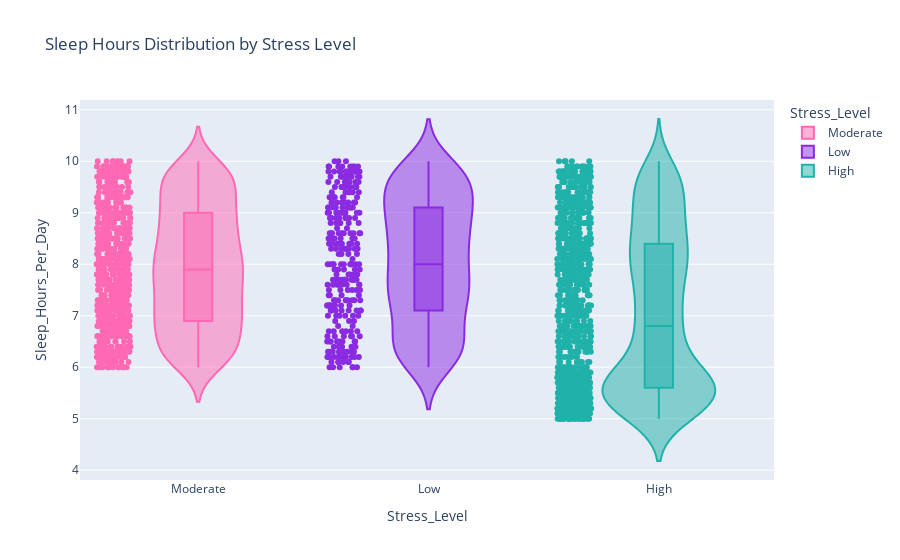

The notebook cell saved with this chart:
### Code cell
#Violin Plot
import plotly.express as px

# Define a color map for each Stress_Level category
color_map = {
    'Low': '#8A2BE2',        # Blue Violet
    'Moderate': '#FF69B4',   # Hot Pink
    'High': '#20B2AA'        # Light Sea Green
}

fig = px.violin(
    df,
    x='Stress_Level',
    y='Sleep_Hours_Per_Day',
    box=True,
    points='all',
    color='Stress_Level',
    color_discrete_map=color_map,
    title='Sleep Hours Distribution by Stress Level'
)

fig.show()

### Figure 1 — Plotly figure (JSON) as saved in the notebook; plotly's stock layout.template omitted (floating-point values rounded to 4 significant figures; data arrays with more than 128 entries replaced by an {"elided": "..."} marker saying what was removed)
{"data": [{"alignmentgroup": "True", "box": {"visible": true}, "hovertemplate": "Stress_Level=%{x}<br>Sleep_Hours_Per_Day=%{y}<extra></extra>", "legendgroup": "Moderate", "marker": {"color": "#FF69B4"}, "name": "Moderate", "offsetgroup": "Moderate", "orientation": "v", "points": "all", "scalegroup": "True", "showlegend": true, "type": "violin", "x": {"elided": "674 str values"}, "x0": " ", "xaxis": "x", "y": {"elided": "674 float values"}, "y0": " ", "yaxis": "y"}, {"alignmentgroup": "True", "box": {"visible": true}, "hovertemplate": "Stress_Level=%{x}<br>Sleep_Hours_Per_Day=%{y}<extra></extra>", "legendgroup": "Low", "marker": {"color": "#8A2BE2"}, "name": "Low", "offsetgroup": "Low", "orientation": "v", "points": "all", "scalegroup": "True", "showlegend": true, "type": "violin", "x": {"elided": "297 str values"}, "x0": " ", "xaxis": "x", "y": {"elided": "297 float values"}, "y0": " ", "yaxis": "y"}, {"alignmentgroup": "True", "box": {"visible": true}, "hovertemplate": "Stress_Level=%{x}<br>Sleep_Hours_Per_Day=%{y}<extra></extra>", "legendgroup": "High", "marker": {"color": "#20B2AA"}, "name": "High", "offsetgroup": "High", "orientation": "v", "points": "all", "scalegroup": "True", "showlegend": true, "type": "violin", "x": {"elided": "1029 str values"}, "x0": " ", "xaxis": "x", "y": {"elided": "1029 float values"}, "y0": " ", "yaxis": "y"}], "layout": {"autosize": true, "legend": {"title": {"text": "Stress_Level"}, "tracegroupgap": 0}, "title": {"text": "Sleep Hours Distribution by Stress Level"}, "violinmode": "overlay", "xaxis": {"anchor": "y", "autorange": true, "categoryarray": ["Moderate", "Low", "High"], "categoryorder": "array", "domain": [0, 1], "range": [-0.5101, 2.5], "title": {"text": "Stress_Level"}, "type": "category"}, "yaxis": {"anchor": "x", "autorange": true, "domain": [0, 1], "range": [3.81, 11.19], "title": {"text": "Sleep_Hours_Per_Day"}, "type": "linear"}}}
